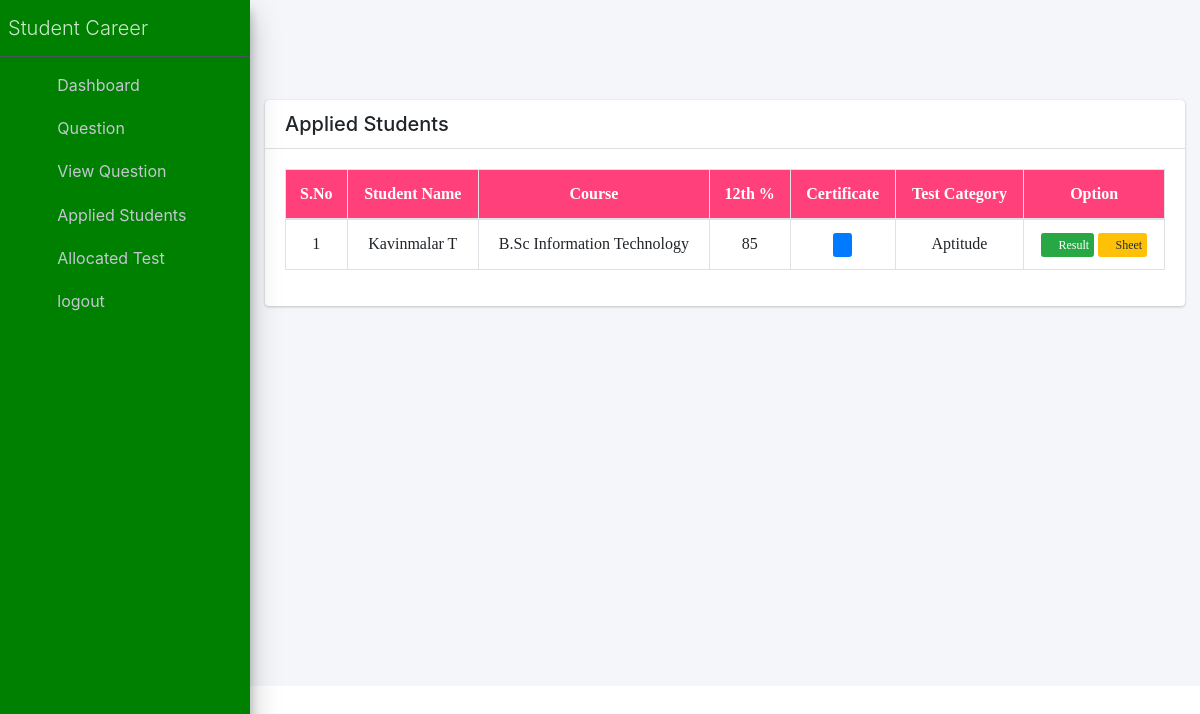
The app's page /allocated_test/ (signed in) with its own data.
### app/models.py (models this page shows, shortened)
class Apply(models.Model):
	student_id = models.ForeignKey(Student_Detail, on_delete=models.CASCADE,null=True)
	college_id = models.ForeignKey(College_Detail, on_delete=models.CASCADE,null=True)
	course = models.CharField(max_length=255)
	mark = models.CharField('12th Mark', max_length=255)
	certificate = models.FileField('Upload Certificate',upload_to='documents/')
	aadhaar = models.CharField(max_length=50,null=True,blank=True)
	community = models.CharField(max_length=255)
	commun = models.FileField('Upload Community',upload_to='documents/',null=True)
	proof = models.FileField('Upload Aadhaar',upload_to='documents/',null=True)
	category_id = models.ForeignKey(Question_Category, on_delete=models.CASCADE,null=True,blank=True)
	status = models.CharField('Status',max_length=30,choices=STATU,null=True,blank=True)
	test_status = models.CharField('Test Status',max_length=30,choices=TEST,null=True,blank=True)
	sheet = models.CharField('Sheet Confirmed',max_length=30,null=True,blank=True)
	amount = models.CharField('Amount',max_length=30,null=True,blank=True)
	documents = models.TextField('Document Should Carry',max_length=3000,null=True,blank=True)
	date = models.DateField('Date',null=True,blank=True)

class Student_Detail(models.Model):
	student_name = models.CharField('Student Name', max_length=255)
	email_id = models.EmailField('Email Id', max_length=255)
	phone_number = models.CharField('Mobile Number', max_length=50,null=True,blank=True)
	dob =  models.DateField()
	gender = models.CharField('Gender',max_length=20)
	education = models.CharField('Education',max_length=200)
	Score = models.CharField('Score',max_length=200)
	address = models.TextField('Address',null=True,blank=True)
	country = models.CharField('Country', max_length=100,default='India')
	state = models.CharField('State', max_length=100,default='Tamil Nadu')
	city = models.CharField('City', max_length=100,null=True,blank=True)
	username = models.CharField('Username', max_length=100, unique=True)
	password = models.CharField('Password',max_length=30)
	image = models.FileField('Student Image',upload_to='documents/',null=True)
	def __str__(self):
		return self.student_name

class Question_Category(models.Model):
	name = models.CharField('Category Name', max_length=255)
	def __str__(self):
		return self.name

### app/views.py (the view)
# urls.py: path('allocated_test/', views.allocated_test,name="allocated_test"),
def allocated_test(request):
	if request.session.has_key('college_id'):
		user_id = request.session['college_id']
		detail = Apply.objects.filter(status='test',college_id=int(user_id))
		return render(request,'allocated_test.html',{'detail':detail})
	else:
		return render(request,'college_login.html',{})

### app/templates/allocated_test.html (shortened to what this page needs)
{% include 'college_header.html' %}
 <div class="container" style="margin:0 auto;">
 	<div class="col-xl-12 col-lg-12 col-md-12 col-sm-12 col-12" style="padding-top: 100px;">
    <div class="card" >
        <h5 class="card-header">Applied Students</h5>
        <div class="card-body">
            <div class="table-responsive ">
                <table class="table table-bordered">
                    <thead style="background: #ff407b;color: #FFF">
                        <tr class="white">
	                        <th>S.No</th>
							<th>Student Name</th>
							<th>Course</th>
                            <th>12th %</th>
                            <th>Certificate</th>
                            <th>Test Category</th>
                            <th>Option</th>
                        </tr>
                    </thead>
                    <tbody>
                        {% for i in detail %}
                        <tr>
					        <td>{{forloop.counter}}</td>
							<td>{{i.student_id}}</td>
                            <td>{{i.course}}</td>
                            <td>{{i.mark}}</td>
                            <td><a href="/media/{{i.certificate}}" class="btn btn-primary btn-xs"><i class="fa fa-download"></i></a></td>
                            <td>{{i.category_id}}</td>
							<td>
                                <a href="{% url 'college_result' cat_id=i.category_id_id pk=i.student_id_id %}" class="btn btn-success btn-xs"><i class="fa fa-eye"></i> Result</a>
                                <a href="{% url 'sheet_status' pk=i.id %}" class="btn btn-warning btn-xs"><i class="fa fa-edit"></i> Sheet</a>
                            </td>
                        </tr>
                        {% empty %}
                        <tr>
                            <td colspan="8" class="text-center bg-primary">No Students</td>
                        </tr>
                       {% endfor %}
                    </tbody>
                </table>
            </div>
        </div>
    </div>
</div>

### app/templates/college_header.html (style rules this page uses)
th,td { text-align: center; }

### app/templates/allocated_test.html (style rules this page uses)
table { font-family: times new roman; border-collapse: collapse; width: 100%; }
td, th { border: 1px solid #dddddd; text-align: center; padding: 8px; }

### records on screen
Apply: student_id "Kavinmalar T", course "B.Sc Information Technology", mark "85", category_id "Aptitude"
